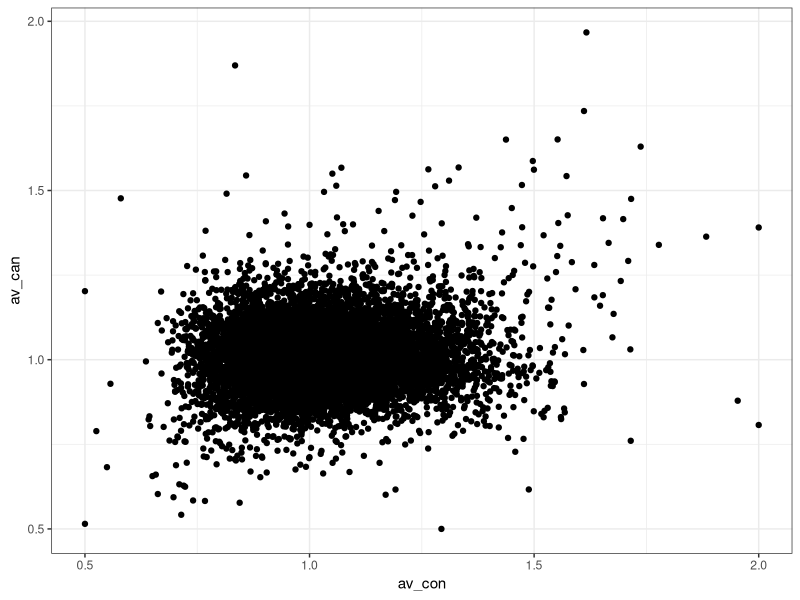
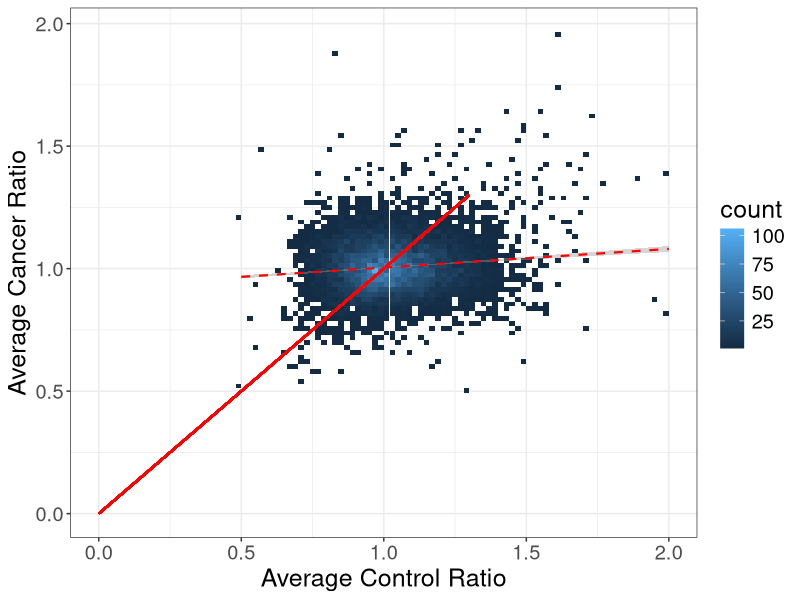
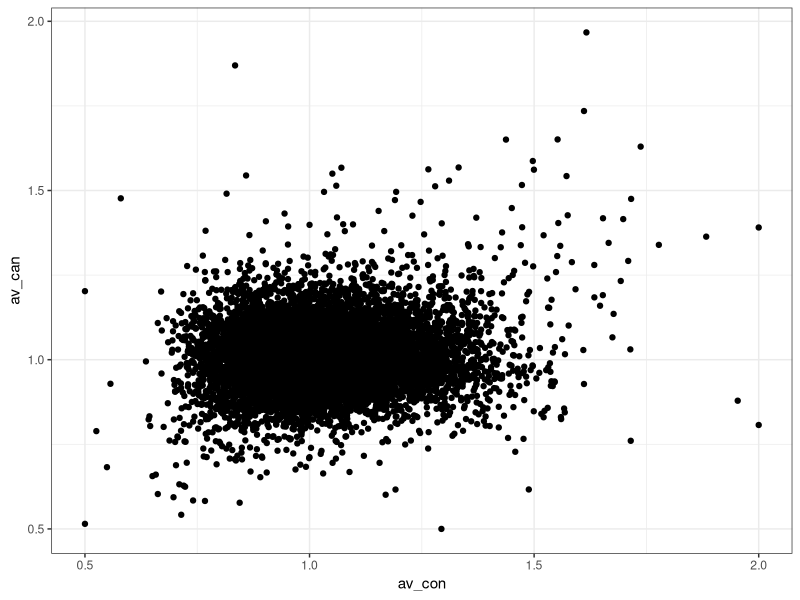
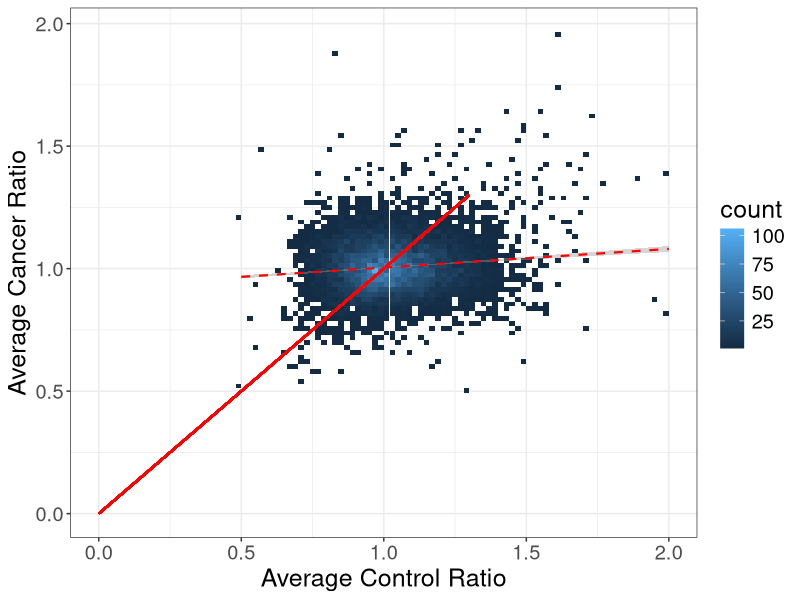

Source code (R) for these figures, in order: (Note: this script raises an error after producing the figures.)
library(tidyverse)
library(reshape2)

setwd("BIO465/Correlations")

en_can <- read.csv("en_cancer.csv", header = T)
en_con <- read.csv("en_control.csv", header = T) 

####melting gene columns into single categorical variable and combining sample and gene into single unqiue id to join
melt_can <- melt(en_can, id.vars = "X") %>% rename(value.can = value) %>% unite(ID, X, variable, sep = "_")
melt_con <- melt(en_con, id.vars = "X") %>% rename(value.con = value) %>% unite(ID, X, variable, sep = "_")

####join by unique ID, separate back into sample and gene, and filter NA's (unpaired)
joined <- full_join(melt_can, melt_con, by = "ID")
joined_final <- joined %>% separate(ID, c("sample", "gene"), sep = "_")
joined_filtered <- joined_final %>% filter(!is.na(value.con) & !is.na(value.can))

####summarizes mean for control and cancer for each gene
master_graph <- joined_filtered %>% group_by(gene) %>% dplyr::summarize(av_can = mean(value.can, na.rm = T), av_con = (mean(value.con, na.rm = T)))


###scatter plot
ggplot(master_graph, aes(av_con, av_can)) + geom_point() + theme_bw()
ggsave("raw_scatter.png", height = 5, width = 5)

###2d histgram ("binned" scatterplot)
ggplot(master_graph, aes(av_con, av_can)) + geom_bin2d(bins = 100) + geom_smooth(method = "lm", se = T, col = "red", size = .75, linetype = "dashed") + theme_bw() + theme(text = element_text(size = 18)) + labs(x = "Average Control Ratio", y = "Average Cancer Ratio") + geom_segment(aes(x = 0, y = 0, xend = 1.3, yend = 1.3), col = "red", size = .75)

#### determine the linear regression formula
summary(lm(av_can~av_con, master_graph))

#### tests whether regression line is significantly different from y = x
summary(lm(av_can~av_con, master_graph, offset = 1*av_con))
#Coefficients:
#  Estimate Std. Error t value Pr(>|t|)    
#(Intercept)  0.10476    0.00259   40.45   <2e-16 ***
#  av_con       0.85977    0.00353  243.58   <2e-16 ***
  ---
ggsave("2d_hist_fit.png", height = 5, width = 7)

###eyeballed cuttoffs by looked at gene in lower right quadrant, easilt disinguishable from other genes
eg <- master_graph %>% filter(av_con > .75, av_can < .45)
head(eg)
 ### extractable gene @ "DPT"


###returning to original melted frames to graph distribution of single gene from cancer and control
con_ex <- melt_con %>% separate(ID, c("sample", "gene"), sep = "_") %>%  filter(gene == "DPT")
can_ex <- melt_can %>% separate(ID, c("sample", "gene"), sep = "_") %>%  filter(gene == "DPT")


###hist control
###vertical lines are mean values
###custom xlim coerces both graphs to use same scale to easily compare
ggplot(con_ex, aes(value.con)) + geom_density() + theme_bw() + theme(text = element_text(size = 18), plot.title = element_text(hjust = .5)) + labs(x = "mRNA/Protein Ratio", y = "Density")+ ggtitle("Control") + xlim(0, .9) + ylim(0, 7)  + geom_vline(xintercept = .772, linetype = "dashed", color = "red")
ggsave("con_DPT_density.png", height = 5, width = 5) 

###hist cancer
ggplot(can_ex, aes(value.can)) + geom_density() + theme_bw() + theme(text = element_text(size = 18), plot.title = element_text(hjust = .5)) + labs(x = "mRNA/Protein Ratio", y = "Density")+ ggtitle("Cancer") + geom_vline(xintercept = .441, linetype = "dashed", color = "red") + xlim(0, .9) + ylim(0, 7)
ggsave("can_DPT_density.png", height = 5, width = 5) 

###t.test for DPT cancer vs control
t.test(con_ex$value.con, can_ex$value.can, paired = T)
#t = 6.0375, df = 13, p-value = 4.183e-05
#alternative hypothesis: true difference in means is not equal to 0
#95 percent confidence interval:
#  0.2125384 0.4493941
#sample estimates:
#  mean of the differences: 0.3309663
